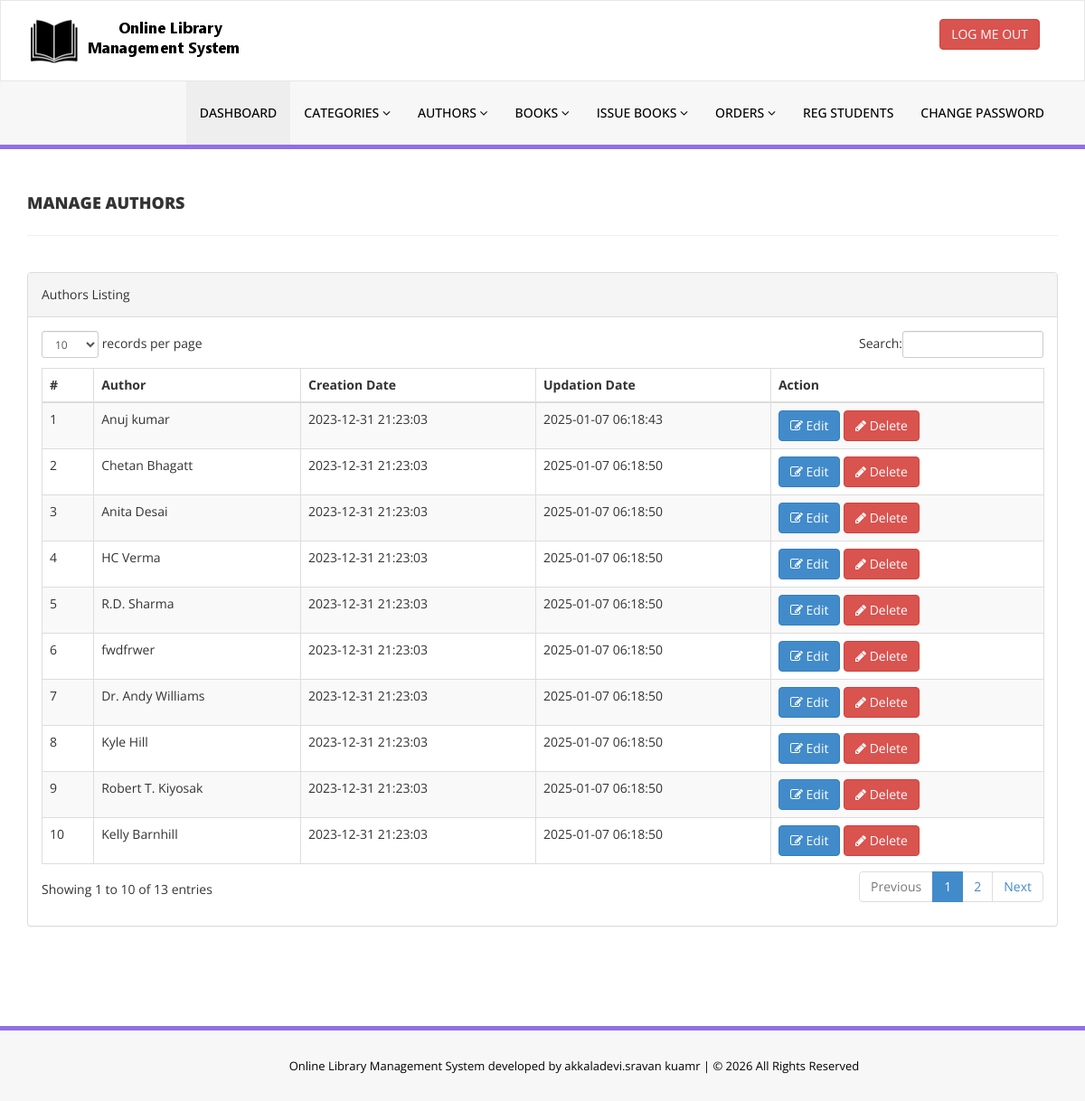
Page /library/admin/manage-authors.php (signed in) on the earlier database version.
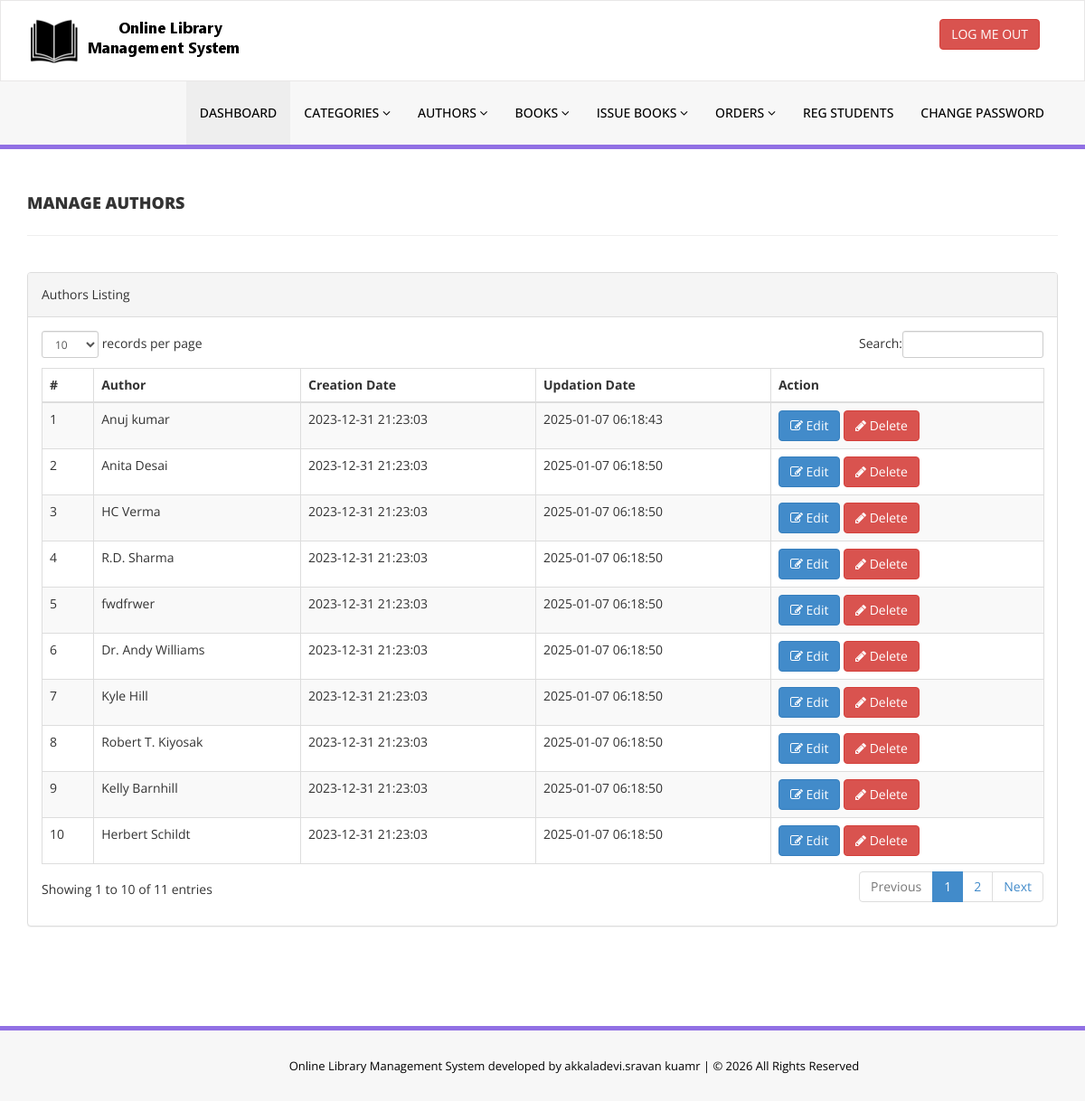
Same page on the later database version.
### tables this page shows
CREATE TABLE `tblauthors` (
  `id` int NOT NULL AUTO_INCREMENT,
  `AuthorName` varchar(159) DEFAULT NULL,
  `creationDate` timestamp NULL DEFAULT CURRENT_TIMESTAMP,
  `UpdationDate` timestamp NULL DEFAULT NULL ON UPDATE CURRENT_TIMESTAMP,
  PRIMARY KEY (`id`)
);

### library/admin/manage-authors.php (the view, shortened to what this page needs)
<?php
include('includes/config.php');
if(strlen($_SESSION['alogin'])==0)
    {
header('location:index.php');
}
else{
    ?>
<!DOCTYPE html>
<html xmlns="http://www.w3.org/1999/xhtml">
<head>
    <link href="assets/css/bootstrap.css" rel="stylesheet" />
    <link href="assets/css/font-awesome.css" rel="stylesheet" />
    <link href="assets/js/dataTables/dataTables.bootstrap.css" rel="stylesheet" />
    <link href="assets/css/style.css" rel="stylesheet" />
</head>
<body>
<?php include('includes/header.php');?>
    <div class="content-wrapper">
         <div class="container">
        <div class="row pad-botm">
            <div class="col-md-12">
                <h4 class="header-line">Manage Authors</h4>
    </div>
     <div class="row">
</div>
        </div>
            <div class="row">
                <div class="col-md-12">
                    <div class="panel panel-default">
                        <div class="panel-heading">
                           Authors Listing
                        </div>
                        <div class="panel-body">
                            <div class="table-responsive">
                                <table class="table table-striped table-bordered table-hover" id="dataTables-example">
                                    <thead>
                                        <tr>
                                            <th>#</th>
                                            <th>Author</th>
                                            <th>Creation Date</th>
                                            <th>Updation Date</th>
                                            <th>Action</th>
                                        </tr>
                                    </thead>
                                    <tbody>
<?php $sql = "SELECT * from  tblauthors";
$query = $dbh -> prepare($sql);
$query->execute();
$results=$query->fetchAll(PDO::FETCH_OBJ);
$cnt=1;
if($query->rowCount() > 0)
{
foreach($results as $result)
{               ?>
                                        <tr class="odd gradeX">
                                            <td class="center"><?php echo htmlentities($cnt);?></td>
                                            <td class="center"><?php echo htmlentities($result->AuthorName);?></td>
                                            <td class="center"><?php echo htmlentities($result->creationDate);?></td>
                                            <td class="center"><?php echo htmlentities($result->UpdationDate);?></td>
                                            <td class="center">
                                            <a href="edit-author.php?athrid=<?php echo htmlentities($result->id);?>"><button class="btn btn-primary"><i class="fa fa-edit "></i> Edit</button>
                                          <a href="manage-authors.php?del=<?php echo htmlentities($result->id);?>" onclick="return confirm('Are you sure you want to delete?');"" >  <button class="btn btn-danger"><i class="fa fa-pencil"></i> Delete</button>
                                            </td>
                                        </tr>
 <?php $cnt=$cnt+1;}} ?>
                                    </tbody>
                                </table>
                            </div>
                        </div>
                    </div>
                </div>
            </div>
    </div>
    </div>
  <?php include('includes/footer.php');?>
</body>
</html>
<?php } ?>

Differences in the rows shown:
removed tblauthors: AuthorName "Chetan Bhagatt", creationDate "2023-12-31 21:23:03", UpdationDate "2025-01-07 06:18:50"
now on this page (row unchanged): tblauthors: AuthorName "Herbert Schildt", creationDate "2023-12-31 21:23:03", UpdationDate "2025-01-07 06:18:50"
Other differences:
text written by a page script: "records per page Search: Showing 1 to 10 of 13 entries Previous 1 2 Next" → "records per page Search: Showing 1 to 10 of 11 entries Previous 1 2 Next"
